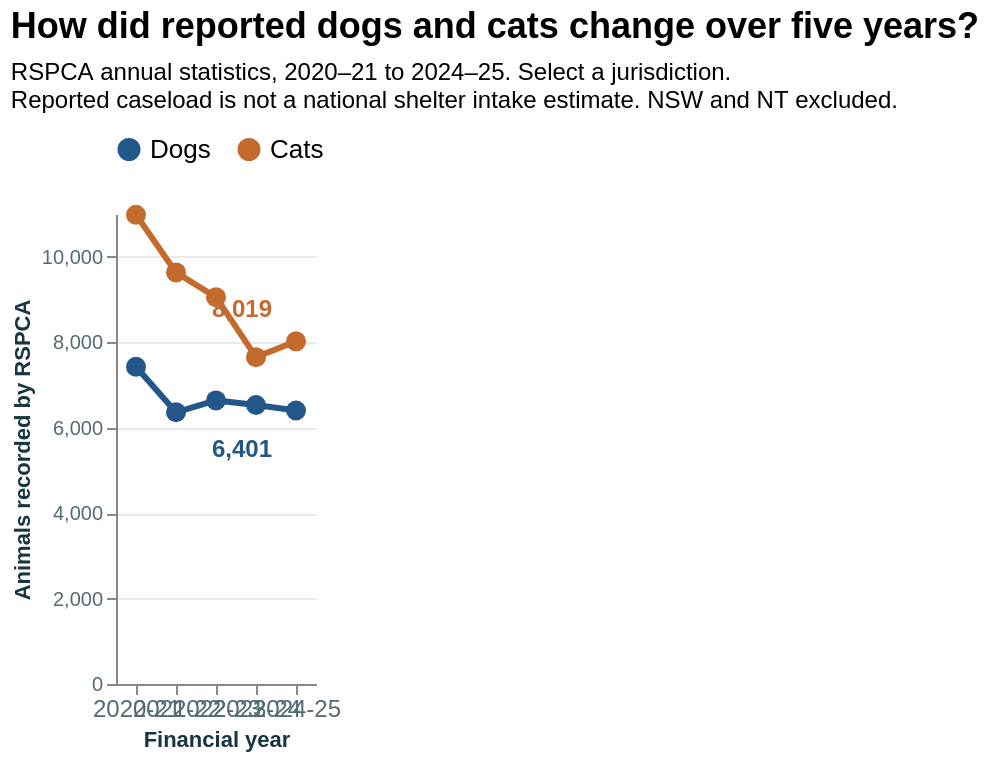

This figure's Vega-Lite source:
### Vega-Lite specification from a JSON file in a GitHub repository (floating-point values rounded to 4 significant figures)
{"$schema": "https://vega.github.io/schema/vega-lite/v5.json", "description": "Reported RSPCA state society dogs and cats, 2020-21 to 2024-25. NSW and NT excluded due to substantial reporting coverage changes. Final-year values for both species are annotated directly on the line chart.", "width": "container", "height": 380, "background": "#ffffff", "autosize": {"type": "fit-x", "contains": "padding", "resize": true}, "title": {"text": "How did reported dogs and cats change over five years?", "subtitle": ["RSPCA annual statistics, 2020–21 to 2024–25. Select a jurisdiction.", "Reported caseload is not a national shelter intake estimate. NSW and NT excluded."], "anchor": "start", "font": "Helvetica, Arial, sans-serif", "subtitleFont": "Helvetica, Arial, sans-serif", "fontSize": 18, "subtitleFontSize": 12, "subtitlePadding": 8, "offset": 12}, "data": {"values": [{"financial_year": "2020-21", "state": "ACT", "state_name": "Australian Capital Territory", "species": "Dogs", "count": 617}, {"financial_year": "2020-21", "state": "ACT", "state_name": "Australian Capital Territory", "species": "Cats", "count": 1766}, {"financial_year": "2020-21", "state": "QLD", "state_name": "Queensland", "species": "Dogs", "count": 7424}, {"financial_year": "2020-21", "state": "QLD", "state_name": "Queensland", "species": "Cats", "count": 10983}, {"financial_year": "2020-21", "state": "SA", "state_name": "South Australia", "species": "Dogs", "count": 2257}, {"financial_year": "2020-21", "state": "SA", "state_name": "South Australia", "species": "Cats", "count": 5251}, {"financial_year": "2020-21", "state": "TAS", "state_name": "Tasmania", "species": "Dogs", "count": 109}, {"financial_year": "2020-21", "state": "TAS", "state_name": "Tasmania", "species": "Cats", "count": 971}, {"financial_year": "2020-21", "state": "VIC", "state_name": "Victoria", "species": "Dogs", "count": 3909}, {"financial_year": "2020-21", "state": "VIC", "state_name": "Victoria", "species": "Cats", "count": 9091}, {"financial_year": "2020-21", "state": "WA", "state_name": "Western Australia", "species": "Dogs", "count": 718}, {"financial_year": "2020-21", "state": "WA", "state_name": "Western Australia", "species": "Cats", "count": 726}, {"financial_year": "2021-22", "state": "ACT", "state_name": "Australian Capital Territory", "species": "Dogs", "count": 600}, {"financial_year": "2021-22", "state": "ACT", "state_name": "Australian Capital Territory", "species": "Cats", "count": 1501}, {"financial_year": "2021-22", "state": "QLD", "state_name": "Queensland", "species": "Dogs", "count": 6359}, {"financial_year": "2021-22", "state": "QLD", "state_name": "Queensland", "species": "Cats", "count": 9633}, {"financial_year": "2021-22", "state": "SA", "state_name": "South Australia", "species": "Dogs", "count": 2242}, {"financial_year": "2021-22", "state": "SA", "state_name": "South Australia", "species": "Cats", "count": 6237}, {"financial_year": "2021-22", "state": "TAS", "state_name": "Tasmania", "species": "Dogs", "count": 118}, {"financial_year": "2021-22", "state": "TAS", "state_name": "Tasmania", "species": "Cats", "count": 1365}, {"financial_year": "2021-22", "state": "VIC", "state_name": "Victoria", "species": "Dogs", "count": 3547}, {"financial_year": "2021-22", "state": "VIC", "state_name": "Victoria", "species": "Cats", "count": 6830}, {"financial_year": "2021-22", "state": "WA", "state_name": "Western Australia", "species": "Dogs", "count": 823}, {"financial_year": "2021-22", "state": "WA", "state_name": "Western Australia", "species": "Cats", "count": 898}, {"financial_year": "2022-23", "state": "ACT", "state_name": "Australian Capital Territory", "species": "Dogs", "count": 641}, {"financial_year": "2022-23", "state": "ACT", "state_name": "Australian Capital Territory", "species": "Cats", "count": 1754}, {"financial_year": "2022-23", "state": "QLD", "state_name": "Queensland", "species": "Dogs", "count": 6637}, {"financial_year": "2022-23", "state": "QLD", "state_name": "Queensland", "species": "Cats", "count": 9054}, {"financial_year": "2022-23", "state": "SA", "state_name": "South Australia", "species": "Dogs", "count": 2396}, {"financial_year": "2022-23", "state": "SA", "state_name": "South Australia", "species": "Cats", "count": 5637}, {"financial_year": "2022-23", "state": "TAS", "state_name": "Tasmania", "species": "Dogs", "count": 162}, {"financial_year": "2022-23", "state": "TAS", "state_name": "Tasmania", "species": "Cats", "count": 1552}, {"financial_year": "2022-23", "state": "VIC", "state_name": "Victoria", "species": "Dogs", "count": 3283}, {"financial_year": "2022-23", "state": "VIC", "state_name": "Victoria", "species": "Cats", "count": 6582}, {"financial_year": "2022-23", "state": "WA", "state_name": "Western Australia", "species": "Dogs", "count": 898}, {"financial_year": "2022-23", "state": "WA", "state_name": "Western Australia", "species": "Cats", "count": 968}, {"financial_year": "2023-24", "state": "ACT", "state_name": "Australian Capital Territory", "species": "Dogs", "count": 676}, {"financial_year": "2023-24", "state": "ACT", "state_name": "Australian Capital Territory", "species": "Cats", "count": 2065}, {"financial_year": "2023-24", "state": "QLD", "state_name": "Queensland", "species": "Dogs", "count": 6531}, {"financial_year": "2023-24", "state": "QLD", "state_name": "Queensland", "species": "Cats", "count": 7650}, {"financial_year": "2023-24", "state": "SA", "state_name": "South Australia", "species": "Dogs", "count": 1814}, {"financial_year": "2023-24", "state": "SA", "state_name": "South Australia", "species": "Cats", "count": 3033}, {"financial_year": "2023-24", "state": "TAS", "state_name": "Tasmania", "species": "Dogs", "count": 130}, {"financial_year": "2023-24", "state": "TAS", "state_name": "Tasmania", "species": "Cats", "count": 1063}, {"financial_year": "2023-24", "state": "VIC", "state_name": "Victoria", "species": "Dogs", "count": 2550}, {"financial_year": "2023-24", "state": "VIC", "state_name": "Victoria", "species": "Cats", "count": 4611}, {"financial_year": "2023-24", "state": "WA", "state_name": "Western Australia", "species": "Dogs", "count": 903}, {"financial_year": "2023-24", "state": "WA", "state_name": "Western Australia", "species": "Cats", "count": 918}, {"financial_year": "2024-25", "state": "ACT", "state_name": "Australian Capital Territory", "species": "Dogs", "count": 595}, {"financial_year": "2024-25", "state": "ACT", "state_name": "Australian Capital Territory", "species": "Cats", "count": 1935}, {"financial_year": "2024-25", "state": "QLD", "state_name": "Queensland", "species": "Dogs", "count": 6401}, {"financial_year": "2024-25", "state": "QLD", "state_name": "Queensland", "species": "Cats", "count": 8019}, {"financial_year": "2024-25", "state": "SA", "state_name": "South Australia", "species": "Dogs", "count": 1963}, {"financial_year": "2024-25", "state": "SA", "state_name": "South Australia", "species": "Cats", "count": 3355}, {"financial_year": "2024-25", "state": "TAS", "state_name": "Tasmania", "species": "Dogs", "count": 379}, {"financial_year": "2024-25", "state": "TAS", "state_name": "Tasmania", "species": "Cats", "count": 700}, {"financial_year": "2024-25", "state": "VIC", "state_name": "Victoria", "species": "Dogs", "count": 2015}, {"financial_year": "2024-25", "state": "VIC", "state_name": "Victoria", "species": "Cats", "count": 3830}, {"financial_year": "2024-25", "state": "WA", "state_name": "Western Australia", "species": "Dogs", "count": 975}, {"financial_year": "2024-25", "state": "WA", "state_name": "Western Australia", "species": "Cats", "count": 920}]}, "params": [{"name": "Chart8State", "value": "QLD", "bind": {"input": "select", "options": ["ACT", "QLD", "SA", "TAS", "VIC", "WA"], "labels": ["Australian Capital Territory", "Queensland", "South Australia", "Tasmania", "Victoria", "Western Australia"], "name": "Jurisdiction: "}}], "transform": [{"filter": "datum.state == Chart8State"}], "encoding": {"x": {"field": "financial_year", "type": "ordinal", "sort": ["2020-21", "2021-22", "2022-23", "2023-24", "2024-25"], "title": "Financial year", "axis": {"labelAngle": 0, "labelFontSize": 12}}, "y": {"field": "count", "type": "quantitative", "title": "Animals recorded by RSPCA", "scale": {"zero": true}, "axis": {"format": ",d", "tickCount": 5, "gridColor": "#e5ecec"}}, "color": {"field": "species", "type": "nominal", "scale": {"domain": ["Dogs", "Cats"], "range": ["#235789", "#C46A2D"]}, "legend": {"orient": "top", "title": null, "labelFontSize": 13}}, "tooltip": [{"field": "state_name", "type": "nominal", "title": "Jurisdiction"}, {"field": "financial_year", "type": "nominal", "title": "Financial year"}, {"field": "species", "type": "nominal", "title": "Species"}, {"field": "count", "type": "quantitative", "title": "Animals recorded", "format": ","}]}, "config": {"font": "Helvetica, Arial, sans-serif", "view": {"stroke": null}, "axis": {"labelFont": "Helvetica, Arial, sans-serif", "titleFont": "Helvetica, Arial, sans-serif", "labelColor": "#536b73", "titleColor": "#173642"}, "legend": {"labelFont": "Helvetica, Arial, sans-serif", "titleFont": "Helvetica, Arial, sans-serif"}, "title": {"font": "Helvetica, Arial, sans-serif", "subtitleFont": "Helvetica, Arial, sans-serif"}}, "layer": [{"mark": {"type": "line", "point": {"filled": true, "size": 100}, "strokeWidth": 3}}, {"transform": [{"filter": "datum.financial_year === '2024-25' && datum.species === 'Dogs'"}], "mark": {"type": "text", "align": "right", "dx": -12, "dy": 19, "font": "Helvetica, Arial, sans-serif", "fontSize": 12, "fontWeight": "bold", "color": "#235789"}, "encoding": {"text": {"field": "count", "type": "quantitative", "format": ",d"}}}, {"transform": [{"filter": "datum.financial_year === '2024-25' && datum.species === 'Cats'"}], "mark": {"type": "text", "align": "right", "dx": -12, "dy": -16, "font": "Helvetica, Arial, sans-serif", "fontSize": 12, "fontWeight": "bold", "color": "#C46A2D"}, "encoding": {"text": {"field": "count", "type": "quantitative", "format": ",d"}}}]}
